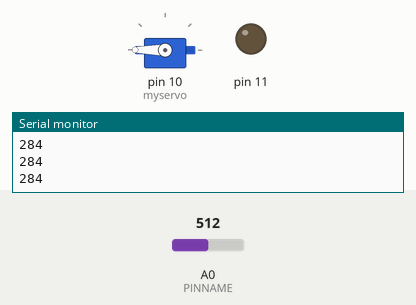
A sketch run on a simulated Arduino Uno, built with avr-gcc and run on an emulated ATmega328P. On the bench: servo, output pins drawn as LEDs (lit = HIGH), the last lines printed to the serial monitor. The inputs (shaded band) are chosen by the test bench; at power-on: A0 (PINNAME) = 512.

Above: at 1.3 s.
1.4 s: A0 (PINNAME) set to 716
At 2.7 s:
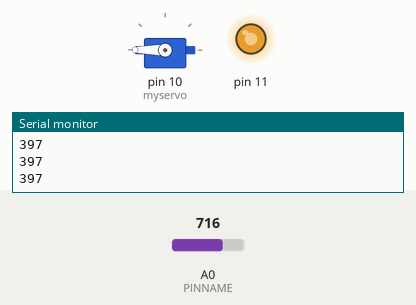
3.0 s: A0 (PINNAME) set to 900
At 3.9 s:
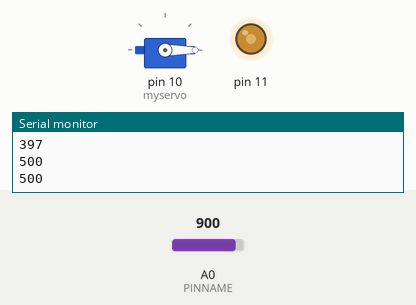
4.5 s: A0 (PINNAME) set to 1023
At 5.0 s:
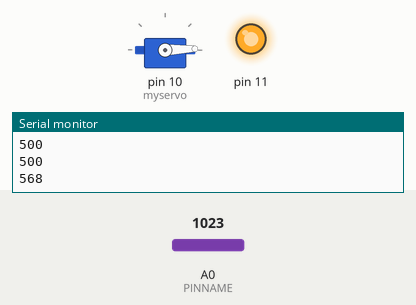
6.0 s: A0 (PINNAME) set to 306
At 7.2 s:
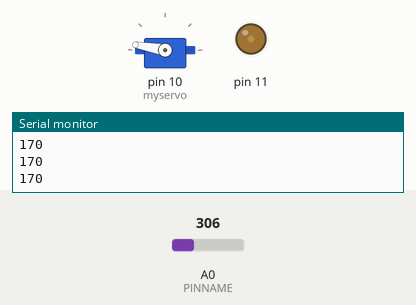
7.5 s: A0 (PINNAME) set to 122
At 8.6 s:
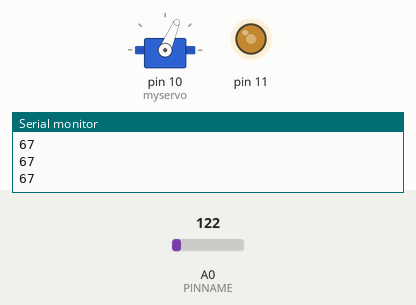
9.0 s: A0 (PINNAME) set to 0
At 9.8 s:
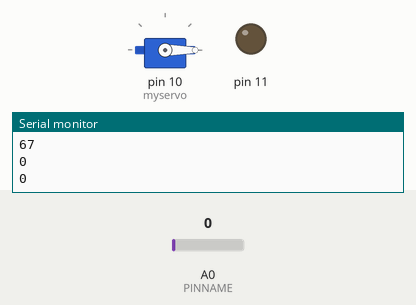
Timing chart, 0 to 11.5 s (numbered marks = the images above; inputs shaded):
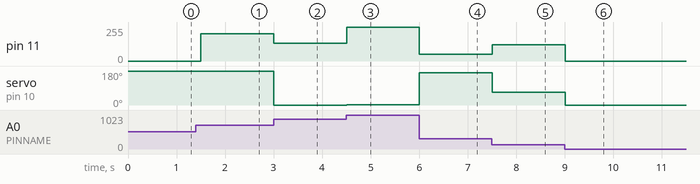

Measured:
- after the input at 1.4 s, pin 11: 0/255 → 204/255 after 0.10 s
- after the input at 3.0 s, pin 11: 204/255 → 132/255 at once; servo on pin 10 (myservo): 180° → 0° at once
- after the input at 4.5 s, pin 11: 132/255 → 255/255 at once; servo on pin 10 (myservo): 0° → 2° at once
- after the input at 6.0 s, pin 11: 255/255 → 50/255 at once; servo on pin 10 (myservo): 2° → 170° at once
- after the input at 7.5 s, pin 11: 50/255 → 122/255 at once; servo on pin 10 (myservo): 170° → 67° at once
- after the input at 9.0 s, pin 11: 122/255 → 0/255 at once; servo on pin 10 (myservo): 67° → 0° at once

The sketch:

Lab1_Analog.ino
```cpp
#include <Servo.h>

int PINNAME = 0;
int val = 0;
Servo myservo;

void setup() {
  // put your setup code here, to run once:
  Serial.begin(9600);
  pinMode(11, OUTPUT);

  //set up the servo to pin 10 and turn it off
  myservo.attach(10);
  myservo.write(90);
}

void loop() {
  // put your main code here, to run repeatedly:

  val = analogRead(PINNAME);
  analogWrite(11, val);
  val = val/1.8;
  myservo.write(val);
  Serial.println(val);
  delay(500);

  //LED
  //frequency 500 Hz

  //servo
  //max duty: 1/8
  //min duty: 1/32
  //frequency: 50 Hz

}
```
